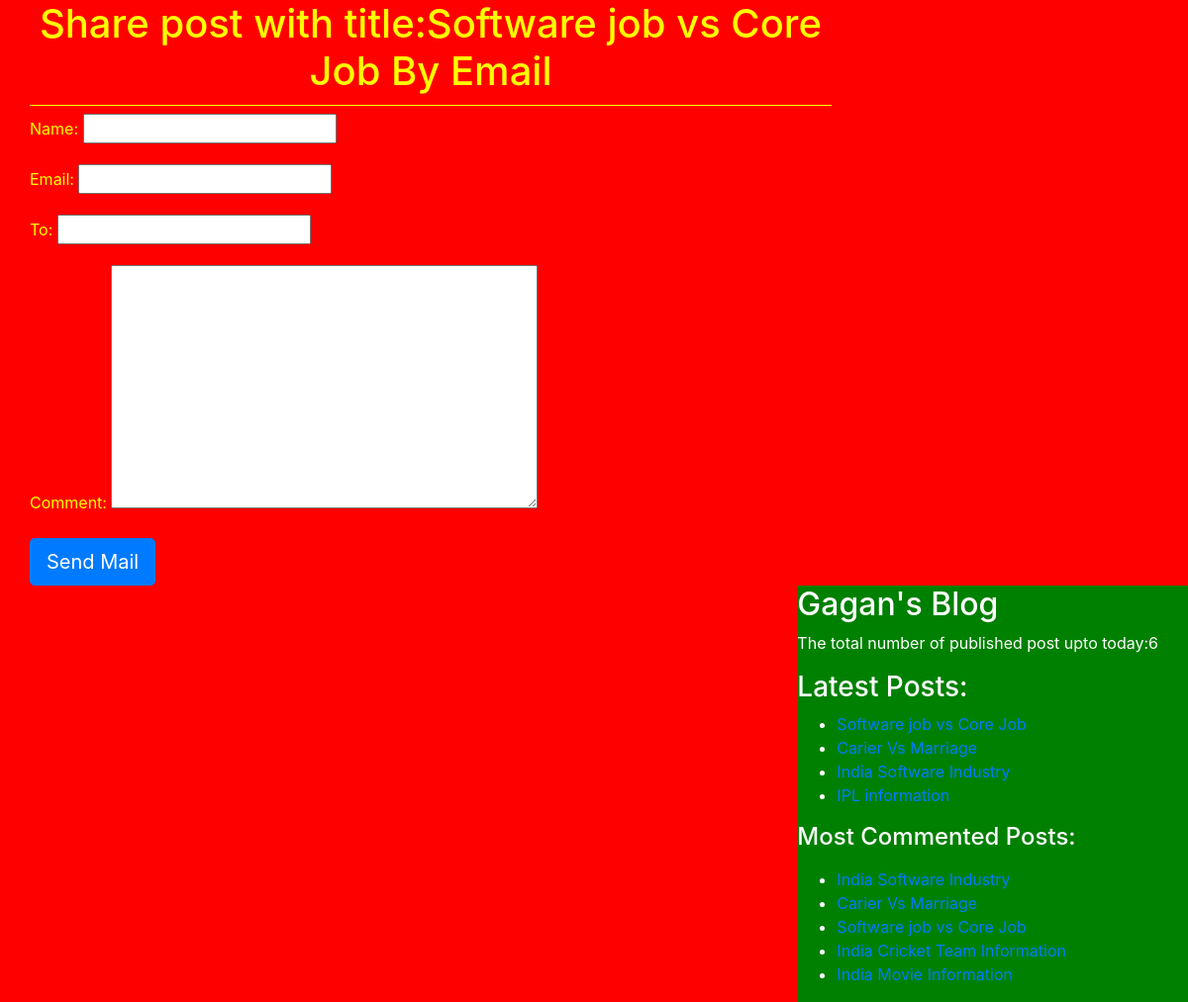
The page /share/6 on the database its author committed.
### blogApp/models.py (models this page shows, shortened)
class Post(models.Model):
    STATUS_CHOICES=(('draft','Draft'),('published','Published'))
    title=models.CharField(max_length=256)
    slug=models.SlugField(max_length=256,unique_for_date='publish')
    author=models.ForeignKey(User,related_name='blog_posts',on_delete=models.CASCADE)
    body=models.TextField()
    publish=models.DateTimeField(default=timezone.now)
    created=models.DateTimeField(auto_now_add=True)
    updated=models.DateTimeField(auto_now=True)
    status=models.CharField(max_length=10,choices=STATUS_CHOICES,default='draft')
    objects=CustomManager()
    tags=TaggableManager()
    class Meta:
        ordering=('-publish',)
    def get_absolute_url(self):
        return reverse('post_detail',args=[self.publish.year,self.publish.strftime('%m'),self.publish.strftime('%d'),self.slug])

### blogApp/views.py (the view)
# urls.py: path('share/<int:id>', views.mail_send_view),
def mail_send_view(request,id):
    id=int(id)
    post=get_object_or_404(Post,id=id,status='published')
    sent=False
    if request.method=='POST':
        form=EmailSendForm(request.POST)
        if form.is_valid():
            cd=form.cleaned_data
            subject='{}({}) recommends to read "{}"'.format(cd['name'],cd['email'],post.title)
            post_url=request.build_absolute_uri(post.get_absolute_url())
            message='Read post at:\n {}\n\n {}\'s Comments:\n{}'.format(cd['comment'],post_url,cd['name'])
            send_mail(subject,message,'djangopython1988@gmail.com',[cd['to']])
            sent=True
    else:
        form=EmailSendForm()
    return render(request,'blogApp/sharebymail.html',{'form':form,'post':post,'sent':sent})

### blogApp/forms.py
class EmailSendForm(forms.Form):
    name=forms.CharField(max_length=256)
    email=forms.EmailField()
    to=forms.EmailField()
    comment=forms.CharField(widget=forms.Textarea,required=False)

### blogApp/models.py (called while the page is built)
    def get_queryset(self):
        return super().get_queryset().filter(status='published')

### blogApp/templatetags/blog_tags.py (called while the page is built)
@register.simple_tag
def total_posts():
    return Post.objects.count()

@register.inclusion_tag('blogApp/latest_posts123.html')
def show_latest_posts(count=3):
    latest_posts=Post.objects.order_by('-publish')[:count]
    return {'latest_posts':latest_posts}

@register.inclusion_tag('blogApp/latest_posts123.html')
def get_most_commented_posts(count=5):
    most_updated_post=Post.objects.annotate(total_comments=Count('comment')).order_by('-total_comments')[:count]
    return {'most_updated_post':most_updated_post}

### templates/blogApp/sharebymail.html (shortened to what this page needs)
<!DOCTYPE html>
{% extends 'blogApp/base.html' %}
    {% block content_block %}
    {% if sent%}
    <h1>Email Successfully sent!!!</h1>
    <h2>Post with title: {{post.title}} information shared by email</h2>
    {% else %}
      <h1>Share post with title:{{post.title}} By Email</h1>
        <form method="post">
          {{form.as_p}}
          <input type="submit" class="btn btn-lg btn-primary" name="" value="Send Mail">
        </form>
    {% endif %}
    {% endblock %}

### templates/blogApp/latest_posts123.html
<ul>
  {% for post in latest_posts %}
  <li><a href="{{post.get_absolute_url}}">{{post.title}}</a></li>
  {% endfor %}
</ul>
<ul>
  {% for post in most_updated_post %}
  <li><a href="{{post.get_absolute_url}}">{{post.title}}</a></li>
  {% endfor %}
</ul>

### static/css/blog.css (style rules this page uses)
h1 { text-align: center; border-bottom: 1px solid yellow; padding-bottom: 10px; }
body { background: red; }

### rows shown on the page
Post: title "Software job vs Core Job"
Post: title "Carier Vs Marriage"
Post: title "India Software Industry"
Post: title "IPL information"
Post: title "India Cricket Team Information"
Post: title "India Movie Information"
